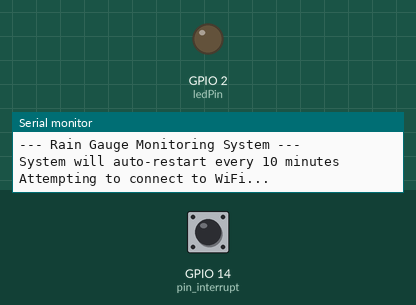
Bench run of a sketch on a simulated ESP32. Shown: output pins drawn as LEDs (lit = HIGH), the last lines printed to the serial monitor. Dashed ring = blinking. The inputs (shaded band) are chosen by the test bench; at power-on: GPIO 14 (pin_interrupt) HIGH. WiFi joins after 1.5 s; servers stay silent unless stated.

Above: at 2.2 s.
2.3 s: GPIO 14 (pin_interrupt) pulled LOW for 0.15 s
At 2.58 s:
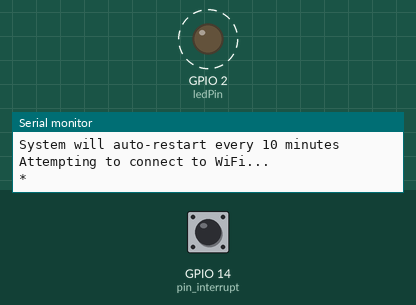
5.3 s: GPIO 14 (pin_interrupt) pulsed LOW 2 times (0.12 s each, 0.3 s apart)
Timing chart, 0 to 14.5 s (numbered marks = the images above; inputs shaded):
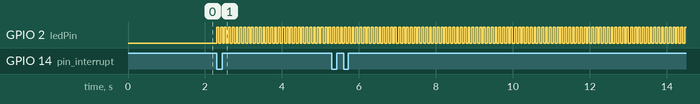

Measured:
- by itself, GPIO 2 (ledPin): alternates HIGH for 0.05 s and LOW for 0.05 s

The sketch:

sensor_hujan1.ino
```cpp
#include <WiFi.h>
#include <HTTPClient.h>
#include <Arduino.h>

// WiFi credentials
const char* ssid = "admin";
const char* password = "admin123";

// Server API endpoint
const char* serverURL = "http://main.iotweb.my.id:3311/pc/zulfan/sensor_data.php";

// Rain gauge sensor configuration
const int pin_interrupt = 14;
volatile unsigned long jumlah_tip = 0;
float curah_hujan = 0.0;
const float milimeter_per_tip = 0.2;

// LED pin
const int ledPin = 2;

// Data transmission interval (2 minutes)
const unsigned long uploadInterval = 120000;
unsigned long lastUploadTime = 0;

// Status update interval (3 seconds)
const unsigned long statusInterval = 3000;
unsigned long lastStatusTime = 0;

// Auto-restart interval (10 minutes)
const unsigned long restartInterval = 605000;
unsigned long startTime = 0;

// WiFi connection status
bool wifiConnected = false;

// Function declarations
void IRAM_ATTR tipCounter();
void connectToWiFi();
void sendRainData();
void printStatus();
void checkRestartTime();

// Task handles
TaskHandle_t wifiTask;

// WiFi task running on Core 0
void wifiTaskCode(void * parameter) {
  // Setup WiFi on Core 0
  WiFi.setSleep(false); // Disable WiFi power save mode
  connectToWiFi();

  for(;;) {
    // Current time
    unsigned long currentMillis = millis();

    // Check and maintain WiFi connection
    if (WiFi.status() != WL_CONNECTED) {
      wifiConnected = false;
      connectToWiFi();
    } else {
      wifiConnected = true;
    }

    // Send data at regular intervals
    if (currentMillis - lastUploadTime >= uploadInterval) {
      if (wifiConnected) {
        sendRainData();
      } else {
        Serial.println("Cannot send data - WiFi not connected");
      }
      lastUploadTime = currentMillis;
    }

    // Check for auto-restart
    if (currentMillis - startTime >= restartInterval) {
      Serial.println("\n*** AUTO-RESTART TRIGGERED ***");
      Serial.println("Device has been running for 10 minutes");
      Serial.println("Restarting ESP32...");
      delay(500);
      ESP.restart();
    }

    delay(100); // Short delay to prevent watchdog issues
  }
}

void setup() {
  // Initialize serial communication
  Serial.begin(115200);
  delay(1000);

  // Record the start time
  startTime = millis();
  lastUploadTime = millis();
  lastStatusTime = millis();

  Serial.println("\n\n--- Rain Gauge Monitoring System ---");
  Serial.println("System will auto-restart every 10 minutes");

  // Setup LED pin
  pinMode(ledPin, OUTPUT);
  digitalWrite(ledPin, LOW);

  // Setup rain gauge sensor
  pinMode(pin_interrupt, INPUT_PULLUP);
  attachInterrupt(digitalPinToInterrupt(pin_interrupt), tipCounter, FALLING);

  // Create WiFi task on Core 0
  xTaskCreatePinnedToCore(
    wifiTaskCode,   /* Task function */
    "WiFiTask",     /* Task name */
    10000,          /* Stack size */
    NULL,           /* Parameter */
    1,              /* Priority */
    &wifiTask,      /* Task handle */
    0);             /* Run on Core 0 */
}

void loop() {
  // Main code runs on Core 1
  unsigned long currentMillis = millis();

  // Update status at regular intervals
  if (currentMillis - lastStatusTime >= statusInterval) {
    printStatus();
    lastStatusTime = currentMillis;
  }

  // Flash LED if new tip detected
  if (jumlah_tip > 0) {
    digitalWrite(ledPin, HIGH);
    delay(50);
    digitalWrite(ledPin, LOW);
  }

  // Calculate rainfall from tip count
  curah_hujan = jumlah_tip * milimeter_per_tip;

  delay(50); // Short delay to prevent watchdog issues
}

// Interrupt handler for rain gauge
void IRAM_ATTR tipCounter() {
  static unsigned long last_interrupt_time = 0;
  unsigned long interrupt_time = millis();

  // Debounce - ignore interrupts too close together
  if (interrupt_time - last_interrupt_time > 200) {
    jumlah_tip++;
    Serial.print("*");
  }

  last_interrupt_time = interrupt_time;
}

// Connect to WiFi with simplified approach
void connectToWiFi() {
  Serial.println("\nAttempting to connect to WiFi...");

  // Disconnect first to clear any previous state
  WiFi.disconnect(true);
  delay(1000);

  // Set to station mode
  WiFi.mode(WIFI_STA);
  delay(1000);

  // Start connection
  WiFi.begin(ssid, password);

  // Wait up to 20 seconds for connection
  unsigned long connectionStart = millis();
  while (WiFi.status() != WL_CONNECTED && millis() - connectionStart < 20000) {
    Serial.print(".");
    digitalWrite(ledPin, !digitalRead(ledPin)); // Flash LED while connecting
    delay(1000);
  }

  // Check if connected
  if (WiFi.status() == WL_CONNECTED) {
    Serial.println("\nConnected to WiFi!");
    Serial.print("IP Address: ");
    Serial.println(WiFi.localIP());
    wifiConnected = true;

    // Indicate success with LED
    digitalWrite(ledPin, HIGH);
    delay(1000);
    digitalWrite(ledPin, LOW);
  } else {
    Serial.println("\nFailed to connect to WiFi");
    Serial.print("Status code: ");
    Serial.println(WiFi.status());
    wifiConnected = false;
  }
}

// Print status information
void printStatus() {
  Serial.println("\n----- STATUS UPDATE -----");
  Serial.print("Jumlah tip = ");
  Serial.print(jumlah_tip);
  Serial.println(" kali");

  Serial.print("Curah hujan = ");
  Serial.print(curah_hujan, 1);
  Serial.println(" mm");

  Serial.print("WiFi status: ");
  Serial.println(wifiConnected ? "Connected" : "Disconnected");

  // Print uptime
  unsigned long uptime = millis() - startTime;
  unsigned long seconds = uptime / 1000;
  unsigned long minutes = seconds / 60;
  unsigned long hours = minutes / 60;

  Serial.print("Device uptime: ");
  if (hours > 0) {
    Serial.print(hours);
    Serial.print(" hours, ");
  }
  Serial.print(minutes % 60);
  Serial.print(" minutes, ");
  Serial.print(seconds % 60);
  Serial.println(" seconds");

  // Print time until restart
  unsigned long timeToRestart = restartInterval - uptime;
  unsigned long restartMinutes = (timeToRestart / 1000) / 60;
  unsigned long restartSeconds = (timeToRestart / 1000) % 60;

  Serial.print("Auto-restart in: ");
  Serial.print(restartMinutes);
  Serial.print(" minutes, ");
  Serial.print(restartSeconds);
  Serial.println(" seconds");
  Serial.println("-------------------------");
}

// Send data to the server
void sendRainData() {
  HTTPClient http;

  Serial.println("\n===== SENDING DATA =====");
  Serial.println("URL: " + String(serverURL));

  http.begin(serverURL);
  http.addHeader("Content-Type", "application/x-www-form-urlencoded");

  // Prepare POST data - no timestamp, let the server handle it
  String postData = "sensor_type=rain";
  postData += "&jumlah_tip=" + String(jumlah_tip);
  postData += "&curah_hujan=" + String(curah_hujan, 1);

  Serial.println("Data: " + postData);

  // Send the request
  int httpResponseCode = http.POST(postData);

  if (httpResponseCode > 0) {
    String response = http.getString();
    Serial.println("HTTP Response code: " + String(httpResponseCode));
    Serial.println("Response: " + response);

    // Reset tip counter after successful transmission
    jumlah_tip = 0;
    curah_hujan = 0.0;
  } else {
    Serial.println("Error on HTTP request: " + String(httpResponseCode));
  }

  Serial.println("=======================");
  http.end();
}
```
